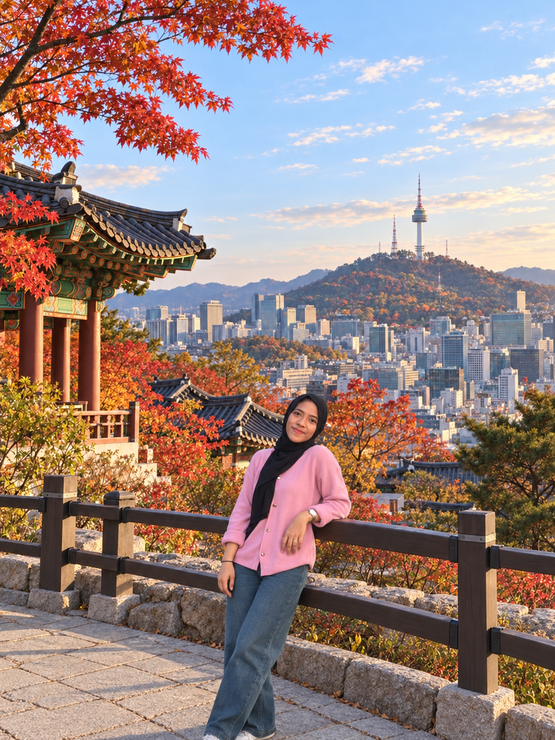
#> input picture gambar.png, 555 x 740 px, shrunk from 1086 x 1448 before the run
$ python 1b_mirroring.py
#> lines starting #> are read from the running program, lines starting #| are printed output that depends on the picture
#> in main, citra_asli is the input picture: shape (740, 555, 3); mean R, G, B 151.4, 131.4, 128.2
# pyright: reportUnknownMemberType=false

from pathlib import Path

import imageio.v3 as img
import matplotlib.pyplot as plt
import numpy as np
from numpy.typing import NDArray


def mirroring_horizontal(
    citra: NDArray[np.uint8]
) -> NDArray[np.uint8]:
    # Membalik posisi kiri dan kanan.
    return citra[:, ::-1].copy()
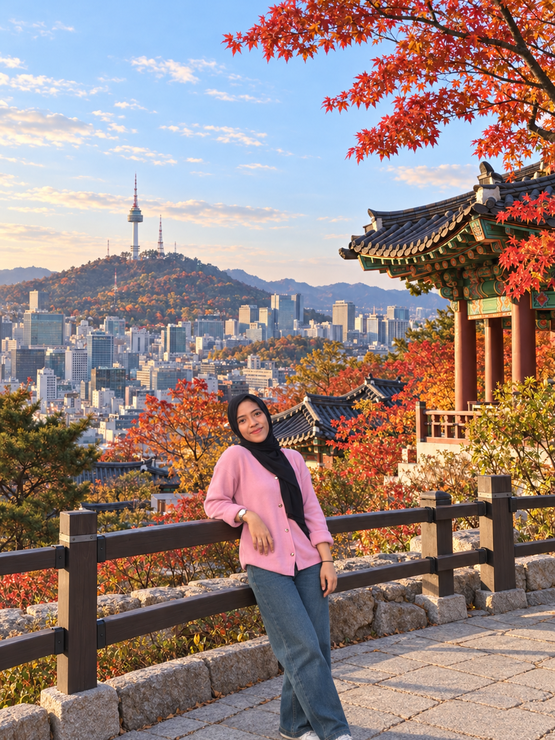
#> returned value: shape (740, 555, 3); mean of channels 0, 1, 2 151.4, 131.4, 128.2; drawn as R, G, B


def mirroring_vertikal(
    citra: NDArray[np.uint8]
) -> NDArray[np.uint8]:
    # Membalik posisi atas dan bawah.
    return citra[::-1, :].copy()
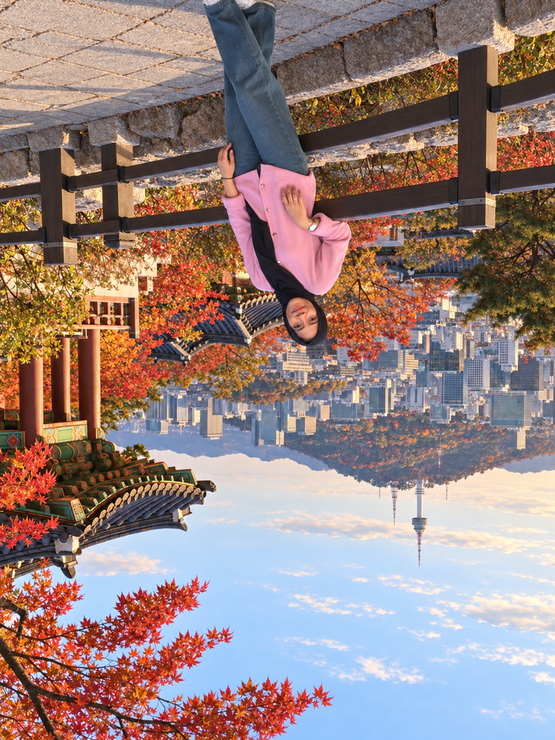
#> returned value: shape (740, 555, 3); mean of channels 0, 1, 2 151.4, 131.4, 128.2; drawn as R, G, B


def main() -> None:
    folder = Path(__file__).resolve().parent
    file_gambar = folder / "gambar.png"

    if not file_gambar.exists():
        raise FileNotFoundError(
            "Letakkan gambar.png di folder yang sama "
            "dengan 1b_mirroring.py."
        )

    citra_asli = np.asarray(
        img.imread(file_gambar, mode="RGB"),
        dtype=np.uint8
    )

    horizontal = mirroring_horizontal(citra_asli)
    vertikal = mirroring_vertikal(citra_asli)

    folder_hasil = folder / "hasil_1b"
    folder_hasil.mkdir(exist_ok=True)

    img.imwrite(
        folder_hasil / "mirroring_horizontal.png",
        horizontal
    )

    img.imwrite(
        folder_hasil / "mirroring_vertikal.png",
        vertikal
    )

    fig, axes = plt.subplots(3, 1, figsize=(12, 10))

    axes[0].imshow(citra_asli)
    axes[0].set_title("Citra Asli")
    axes[0].axis("off")

    axes[1].imshow(horizontal)
    axes[1].set_title("Mirroring Horizontal — Kiri dan Kanan")
    axes[1].axis("off")

    axes[2].imshow(vertikal)
    axes[2].set_title("Mirroring Vertikal — Atas dan Bawah")
    axes[2].axis("off")

    fig.tight_layout()

    fig.savefig(
        folder_hasil / "perbandingan_mirroring.png",
        dpi=150
    )
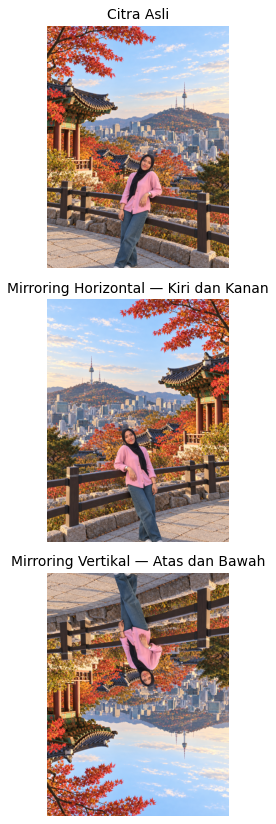
#> figure drawn by matplotlib, 3 panels

    print("Mirroring berhasil.")
    print("Hasil disimpan di:", folder_hasil)

    plt.show()


if __name__ == "__main__":
    main()
